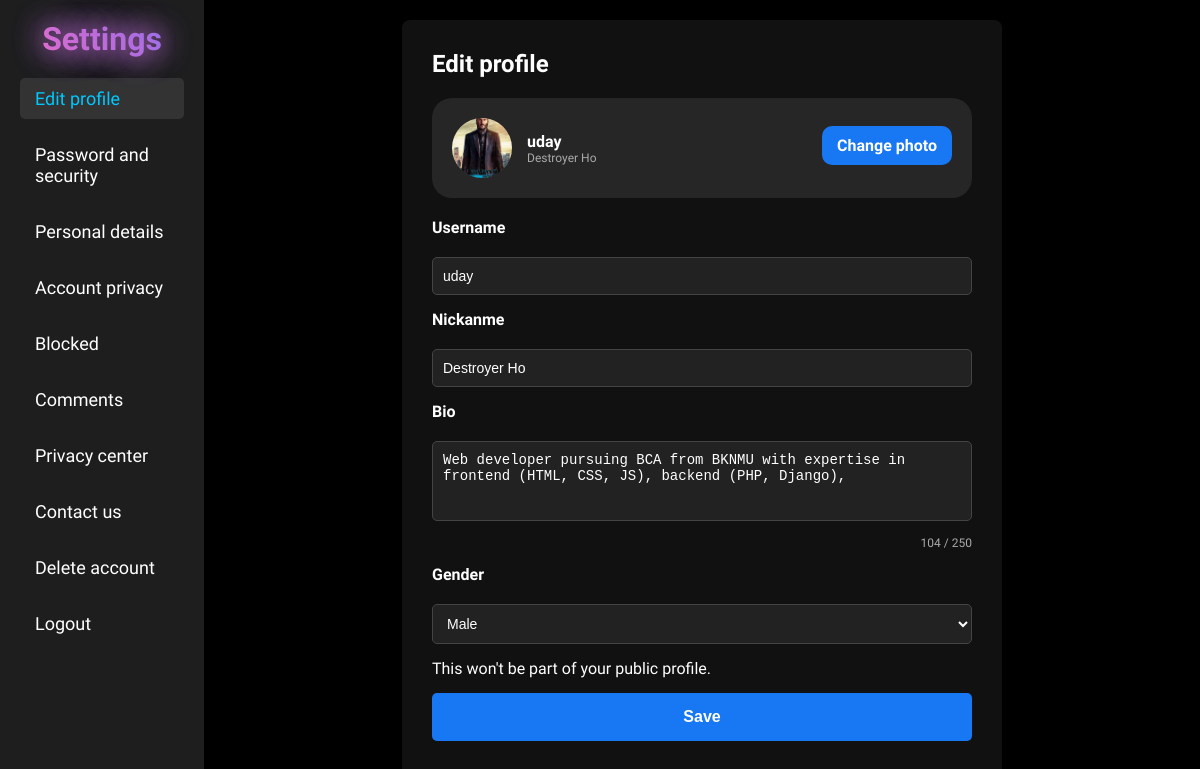
Page /settings/ (signed in) on the committed database.
### accounts/models.py (models this page shows, shortened)
class UserProfile(models.Model):
    user = models.OneToOneField(User, on_delete=models.CASCADE)
    profile_image = models.ImageField(upload_to='profile_images/', default='profile_images/pu.jpg')
    nickname = models.CharField(max_length=50, null=True, blank=True, default='')
    bio = models.TextField(max_length=250, null=True, blank=True)
    post_count = models.PositiveIntegerField(default=0)
    followers_count = models.PositiveIntegerField(default=0)
    following_count = models.PositiveIntegerField(default=0)
    created_at = models.DateTimeField(auto_now_add=True)
    updated_at = models.DateTimeField(auto_now=True)

### settings/views.py (the view)
# urls.py: path('', views.edit_profile, name='edit_profile'),
def edit_profile(request):
    user_info = UserProfile.objects.get(user__username = request.user.username)
    gender = UserSettings.objects.filter(user__username=request.user.username).values_list('gender', flat=True).first()
    if gender == None or gender == '':
        gender = 'no'
    context = {
        'user_info': user_info,
        'gender': gender,
    }
    return render(request, 'settings/editProfile.html', context)

### settings/templates/settings/editProfile.html (shortened to what this page needs)
{% extends "settingsBase.html" %}
{% load static %}
{% block css %}
<link rel="stylesheet" href="{% static "css/editProfile.css" %}">
{% endblock %}
{% block main %}
<div class="container edit-profile-container">
    <h1>Edit profile</h1>
    <div class="profile-section">
        <div class="profile-info">
            <img id="profile-pic" src="{{user_info.profile_image.url}}" alt="Profile Picture" class="profile-pic">
            <div>
                <p class="username">{{user_info.user.username}}</p>
                <p class="full-name">{{user_info.nickname}}</p>
            </div>
        </div>
        <label for="file-input" class="change-photo-btn">Change photo</label>
    </div>
    <form class="edit-form" method="POST" enctype="multipart/form-data">
        <label for="username">Username</label>
        <input type="text" id="username" placeholder="Username" value="{{user_info.user.username}}">
        <label for="nickname">Nickanme</label>
        <input type="text" id="nickname" placeholder="Nickanme" value="{{user_info.nickname}}">
        <label for="bio">Bio</label>
        <textarea id="bio-input" placeholder="Bio" maxlength="250">{{user_info.bio}}</textarea>
        <div class="char-count"><span id="char-count">{{user_info.bio|length}}</span> / 250</div>
        <label for="gender">Gender</label>
        <select id="gender">
            <option value="Male" {% if gender == 'Male' %}selected{% endif %}>Male</option>
        </select>
        <p class="note">This won't be part of your public profile.</p>
        <button type="button" class="save-profile-btn">Save</button>
    </form>
</div>
{% endblock %}

### feed/static/css/styles.css (style rules this page uses)
* { margin: 0; padding: 0; box-sizing: border-box; }
body { margin: 0; font-family: 'Sour Gummy', Arial, sans-serif; background-color: #121212; color: #ffffff; overflow-x: hidden; }
.container { display: flex; min-height: 100vh; }

### settings/static/css/editProfile.css (style rules this page uses)
.edit-profile-container { display: flex; flex-direction: column; max-width: 600px; width: 100%; background-color: #111; padding: 30px; border-radius: 8px; }
h1 { font-size: 24px; margin-bottom: 20px; }
.profile-section { display: flex; align-items: center; margin-bottom: 20px; background: #262626; padding: 20px; border-radius: 20px; }
.profile-info { display: flex; align-items: center; gap: 15px; }
.profile-pic { width: 60px; height: 60px; border-radius: 50%; object-fit: cover; background-color: #444; }
.username { font-weight: bold; }
.full-name { font-size: 12px; color: #aaa; }
.change-photo-btn { background-color: #1877f2; color: #fff; border: none; padding: 10px 15px; border-radius: 10px; cursor: pointer; margin-left: auto; }
form { display: flex; flex-direction: column; gap: 15px; }
label { font-weight: bold; margin-bottom: 5px; }
input, textarea, select { background-color: #222; color: #fff; border: 1px solid #444; border-radius: 5px; padding: 10px; font-size: 14px; }
textarea { resize: none; height: 80px; }
.char-count { font-size: 12px; color: #aaa; text-align: right; }
.save-profile-btn { background: #1877f2; border: none; color: white; padding: 15px 20px; border-radius: 5px; font-weight: bolder; font-size: 16px; cursor: pointer; }

### rows in the picture
UserProfile: profile_image (picture), user.username "uday", nickname "Destroyer Ho", bio "Web developer pursuing BCA from BKNMU with expertise in frontend (HTML, CSS, JS), backend (PHP, Django),", bio|length "104"
